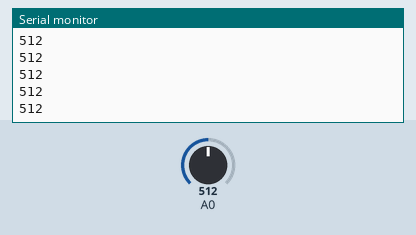
Recording of a sketch running on a simulated Arduino Uno, built with avr-gcc and run on an emulated ATmega328P. Parts: the last lines printed to the serial monitor. Inputs (shaded band) come from the test bench; at power-on: A0 = 512.

Above: at 3.2 s.
3.3 s: A0 set to 716
At 4.4 s:
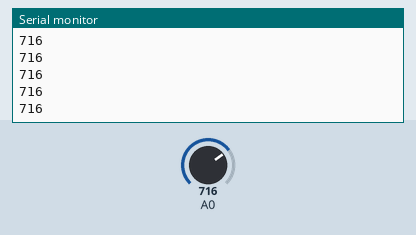
4.8 s: A0 set to 900
At 5.9 s:
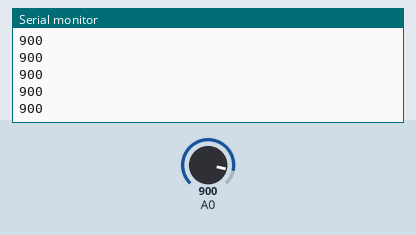
Timing chart, 0 to 7.8 s (numbered marks = the images above; inputs shaded):
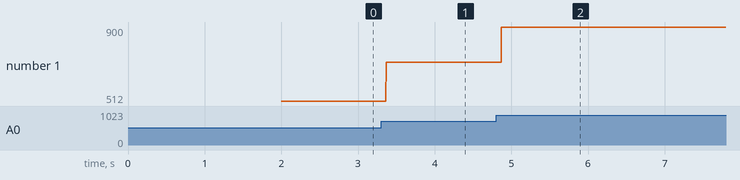

Measured:
- after the input at 3.3 s, the serial monitor: prints a new line after 0.07 s (image 1)
- after the input at 4.8 s, the serial monitor: prints a new line after 0.07 s (image 2)
- plotted number 1: 512 → 716 after the input at 3.3 s, 716 → 900 after the input at 4.8 s

The sketch:

acceleration.ino
```cpp
void setup() {
  // put your setup code here, to run once:

  // Analog to digital conversion
  // ADMUX = 0x40 is for x-axis 0x41 is for y-axis
  ADMUX = 0b01000000;
  ADCSRA = 0b11100000;

  // UART Transmission
  UCSR0B = 0b00001000;
  UCSR0C = 0b00000111;  //asynch, no parity, 1-bit stop,9 bit data
  UBRR0L =0x67;        //0x67 sets baud rate to 9600 using 16 Mhz clock, for 5.6k its 0x10, 0x08 for 115200
  //Serial.begin(9600);
  delay(2000);
}

void loop() {
  // put your main code here, to run repeatedly:

  //print analog to digital converter values
  Serial.println(ADC);
}
```
